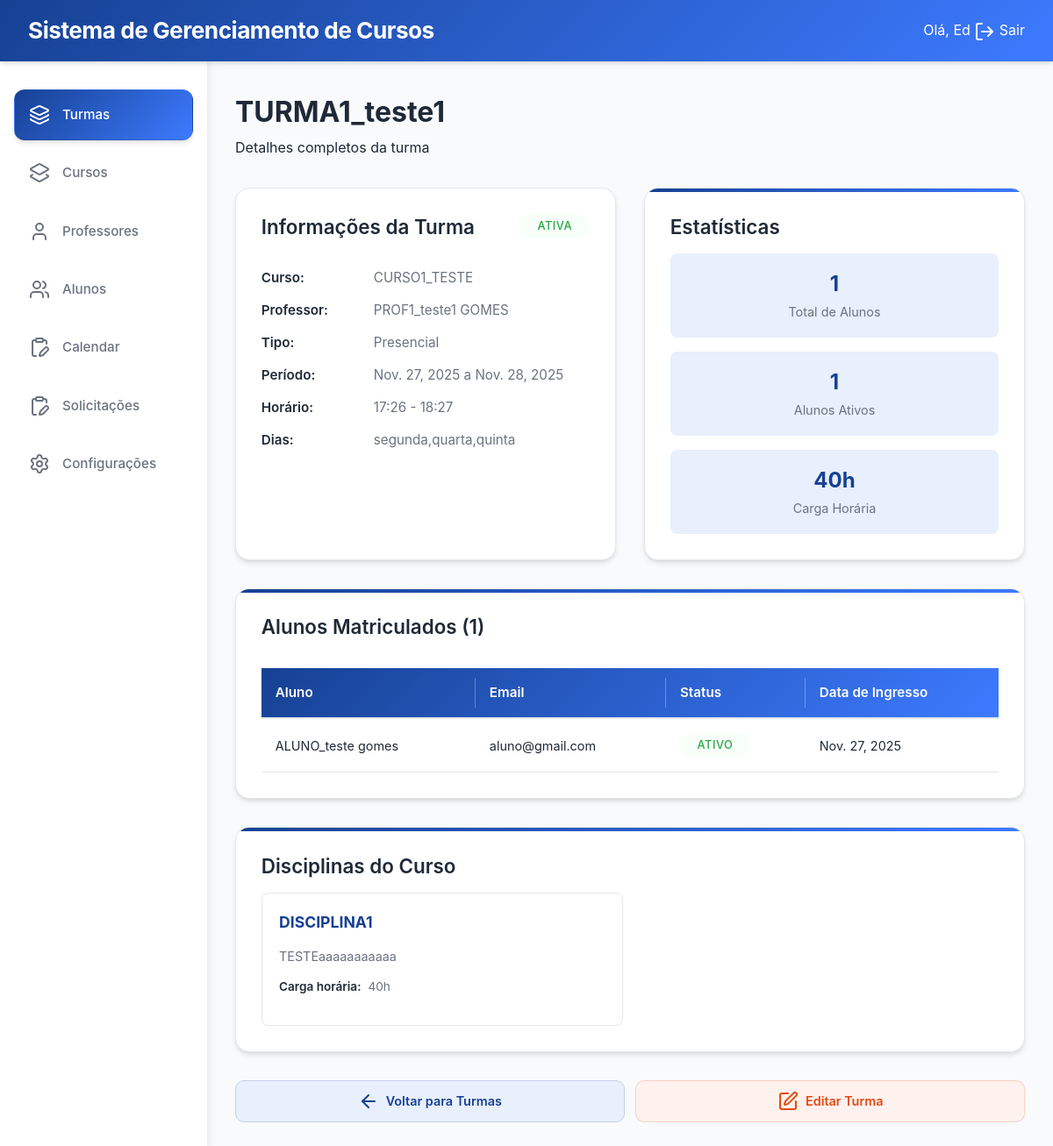
The app's page /secretaria/turmas/1/detail/ (signed in) with its own data.
### login/models.py (models this page shows, shortened)
class Usuario(AbstractUser):
    TIPO_USUARIO = [
        ('aluno', 'Aluno'),
        ('professor', 'Professor'),
        ('secretaria', 'Secretaria'),
    ]
    usuario_id = models.AutoField(primary_key=True)
    nome = models.CharField('Nome', max_length=100, blank=True, null=True)
    sobrenome = models.CharField('Sobrenome', max_length=100, blank=True, null=True)
    email = models.EmailField('E-mail', unique=True, default=None)
    data_nascimento = models.DateField('Data de Nascimento', blank=True, null=True)
    contato = models.CharField(max_length=20, unique=True, blank=True, null=True)
    cpf = models.CharField(max_length=14, unique=True, blank=True, null=True)
    endereco = models.TextField('Endereço', blank=True, null=True)
    tipo = models.CharField(max_length=10, choices=TIPO_USUARIO)
    USERNAME_FIELD = 'email'
    REQUIRED_FIELDS = ['nome','sobrenome','cpf', 'tipo', 'username' ]
    class Meta:
        db_table = 'Usuario'

class Professor(models.Model):
    professor_id = models.AutoField(primary_key=True)
    usuario = models.OneToOneField(Usuario, on_delete=models.CASCADE)
    salario = models.DecimalField(max_digits=10, decimal_places=2)
    status = models.BooleanField(default=True)
    class Meta:
        db_table = 'Professor'

class Aluno(models.Model):
    aluno_id = models.AutoField(primary_key=True)
    usuario = models.OneToOneField(Usuario, on_delete=models.CASCADE)
    class Meta:
        db_table = 'Aluno'

### cursos/models.py (models this page shows, shortened)
class Turma(models.Model):
    TIPO_AULA = [
        ('presencial', 'Presencial'),
        ('semi', 'Semi-presencial'),
        ('ead', 'EAD'),
    ]
    turma_id = models.AutoField(primary_key=True)
    nome = models.CharField(max_length=100, null=True, blank=True)
    curso = models.ForeignKey(Curso, on_delete=models.CASCADE)
    professor = models.ForeignKey('login.professor', on_delete=models.SET_NULL,  # Ou models.SET_DEFAULT
        null=True,                  # Permite NULL
        blank=True,
        default=None)
    data_inicio = models.DateField()
    data_fim = models.DateField( null=True, blank=True)
    dias_semana = models.CharField(max_length=50)
    entrada_horas = models.CharField(max_length=100, null=True, blank=True)
    saida_horas = models.CharField(max_length=100, null=True, blank=True)
    tipo = models.CharField(max_length=10, choices=TIPO_AULA)
    status = models.BooleanField(default=True)
    class Meta:
        db_table = 'Turma'

class Curso(models.Model):
    nome = models.CharField(max_length=150, unique=True, verbose_name="Nome do Curso", default="Sem Nome")
    descricao = models.TextField(blank=True, verbose_name="Descrição")
    carga_horaria = models.PositiveIntegerField(verbose_name="Carga Horária (h)", default=40)
    ativo = models.BooleanField(default=True, verbose_name="Ativo")
    disciplinas = models.ManyToManyField('Disciplina', through='GradeCurricular', blank=True, related_name='cursos')
    class Meta:
        verbose_name = "curso"
        verbose_name_plural = "cursos"
        ordering = ["nome"]

class Matricula(models.Model):
    matricula_id = models.AutoField(primary_key=True)
    aluno = models.ForeignKey('login.aluno', on_delete=models.CASCADE)
    turma = models.ForeignKey(Turma, on_delete=models.CASCADE)
    data_ingresso = models.DateField(auto_now_add=True)
    status_matricula = models.BooleanField(default=True)
    class Meta:
        db_table = 'Matricula'
        unique_together = ['aluno', 'turma']

class Disciplina(models.Model):
    nome = models.CharField(max_length=150, verbose_name="Nome da Disciplina", default="Sem Nome")
    descricao = models.TextField(blank=True, verbose_name="Descrição")
    carga_horaria = models.PositiveIntegerField(verbose_name="Carga Horária (h)", default=40)

### secretaria/views.py (the view)
# urls.py: path('turmas/<int:pk>/detail/', TurmaDetailView.as_view(), name='turmaDetail'),
@method_decorator(secretaria_required, name='dispatch')
class TurmaDetailView(DetailView):
    model = Turma
    template_name = "secretaria/turmaDetail.html"
    context_object_name = "turma"
    def get_context_data(self, **kwargs):
        context = super().get_context_data(**kwargs)
        turma = self.object
        context['total_alunos'] = turma.matricula_set.count()
        context['alunos_ativos'] = turma.matricula_set.filter(status_matricula=True).count()
        context['percentual_ativos'] = round((context['alunos_ativos'] / context['total_alunos'] * 100) if context['total_alunos'] > 0 else 0, 1)
        return context

### secretaria/templates/secretaria/turmaDetail.html (shortened to what this page needs)
{% extends 'secretaria/Abase.html' %}
{% load static %}
{% block content %}
<div class="content-header">
    <h1>{{ turma.nome }}</h1>
    <p class="text-muted">Detalhes completos da turma</p>
</div>
<div class="detail-grid">
    <div class="card">
        <div class="card-header">
            <h2>Informações da Turma</h2>
            <span class="status-badge {% if turma.status %}status-active{% else %}status-inactive{% endif %}">
                {{ turma.status|yesno:"Ativa,Inativa" }}
            </span>
        </div>
        <div class="card-info">
            <p><strong>Curso:</strong> {{ turma.curso.nome }}</p>
            <p><strong>Professor:</strong>
                {% if turma.professor %}
                    {{ turma.professor.usuario.nome }} {{ turma.professor.usuario.sobrenome }}
                {% else %}
                    <span class="text-muted">Não atribuído</span>
                {% endif %}
            </p>
            <p><strong>Tipo:</strong> {{ turma.get_tipo_display }}</p>
            <p><strong>Período:</strong> {{ turma.data_inicio }} a {{ turma.data_fim|default:"-" }}</p>
            <p><strong>Horário:</strong> {{ turma.entrada_horas }} - {{ turma.saida_horas }}</p>
            <p><strong>Dias:</strong> {{ turma.dias_semana }}</p>
        </div>
    </div>
    <div class="card">
        <h2>Estatísticas</h2>
        <div class="stats-grid">
            <div class="stat-item">
                <span class="stat-value">{{ total_alunos }}</span>
                <span class="stat-label">Total de Alunos</span>
            </div>
            <div class="stat-item">
                <span class="stat-value">{{ alunos_ativos }}</span>
                <span class="stat-label">Alunos Ativos</span>
            </div>
            <div class="stat-item">
                <span class="stat-value">{{ turma.curso.carga_horaria }}h</span>
                <span class="stat-label">Carga Horária</span>
            </div>
        </div>
    </div>
    <div class="card detail-full">
        <div class="card-header">
            <h2>Alunos Matriculados ({{ total_alunos }})</h2>
        </div>
        {% if turma.matricula_set.all %}
        <div style="overflow-x: auto;">
            <table style="width: 100%; border-collapse: collapse;">
                <thead>
                    <tr style="border-bottom: 2px solid var(--cinza-borda);">
                        <th style="padding: 1rem; text-align: left;">Aluno</th>
                        <th style="padding: 1rem; text-align: left;">Email</th>
                        <th style="padding: 1rem; text-align: left;">Status</th>
                        <th style="padding: 1rem; text-align: left;">Data de Ingresso</th>
                    </tr>
                </thead>
                <tbody>
                    {% for matricula in turma.matricula_set.all %}
                    <tr style="border-bottom: 1px solid var(--cinza-borda);">
                        <td style="padding: 1rem;">
                            {{ matricula.aluno.usuario.nome }} {{ matricula.aluno.usuario.sobrenome }}
                        </td>
                        <td style="padding: 1rem;">{{ matricula.aluno.usuario.email }}</td>
                        <td style="padding: 1rem;">
                            <span class="status-badge {% if matricula.status_matricula %}status-active{% else %}status-inactive{% endif %}">
                                {{ matricula.status_matricula|yesno:"Ativo,Inativo" }}
                            </span>
                        </td>
                        <td style="padding: 1rem;">{{ matricula.data_ingresso }}</td>
                    </tr>
                    {% endfor %}
                </tbody>
            </table>
        </div>
        {% else %}
        <div class="no-data">
            <p>Nenhum aluno matriculado nesta turma</p>
        </div>
        {% endif %}
    </div>
    <div class="card detail-full">
        <h2>Disciplinas do Curso</h2>
        {% if turma.curso.disciplinas.all %}
        <div class="disciplinas-grid">
            {% for disciplina in turma.curso.disciplinas.all %}
            <div class="disciplina-card">
                <h3 style="font-size: 1.1rem; margin-bottom: 0.8rem; color: var(--azul);">
                    {{ disciplina.nome }}
                </h3>
                <p style="font-size: 0.9rem; color: var(--cinza-claro); margin-bottom: 0.8rem;">
                    {{ disciplina.descricao|default:"Sem descrição" }}
                </p>
                <p style="font-size: 0.85rem; color: var(--cinza-claro);">
                    <strong>Carga horária:</strong> {{ disciplina.carga_horaria }}h
                </p>
            </div>
            {% endfor %}
        </div>
        {% else %}
        <div class="no-data">
            <p>Nenhuma disciplina cadastrada para este curso</p>
        </div>
        {% endif %}
    </div>
</div>
<div class="card-actions">
    <a href="{% url 'secretaria:turmaList' %}" class="btn btn-style3">
        <i data-lucide="arrow-left"></i>
        Voltar para Turmas
    </a>
    <a href="{% url 'secretaria:turmaUpdate' turma.turma_id %}" class="btn btn-style2">
        <i data-lucide="edit"></i>
        Editar Turma
    </a>
</div>
{% endblock %}

### gerenciamento_cursos/templates/partials/header.html
<header class="topbar">
    <div class="sidebar-logo">
        <h3>Sistema de Gerenciamento de Cursos</h3>
    </div>
    <div class="header-actions">
        <span class="user-welcome">Olá, {{ request.user.first_name|default:request.user.username }}</span>
        <a href="{% url 'logout' %}" class="logout-btn" onclick="return confirm('Tem certeza que deseja sair?');">
            <i data-lucide="log-out"></i>
            Sair
        </a>
    </div>
</header>

### secretaria/static/css/style.css (style rules this page uses)
:root { --azul: #164193; --azul-claro: #3D7AFF; --azul-suave: #E8EFFD; --xanadu: #C4D0E9; --laranja: #E7490F; --laranja-escuro: #e7490f33; --laranja-suave: #FFF2EE; --cinza: #3C3C3C; --cinza-claro: #6B7280; --cinza-borda: #E5E7EB; --bg-claro: #F8FAFC; --bg-card: #FFFFFF; --preto: #1F2937; --branco: #FFFFFF; --sombra: 0 4px 6px -1px rgba(0, 0, 0, 0.1), 0 2px 4px -1px rgba(0, 0, 0, 0.06); --sombra-hover: 0 20px 25px -5px rgba(0, 0, 0, 0.1), 0 10px 10px -5px rgba(0, 0, 0, 0.04); }
* { margin: 0; padding: 0; box-sizing: border-box; }
body { font-family: 'Inter', 'Poppins', sans-serif; background-color: var(--bg-claro); color: var(--preto); line-height: 1.6; }
a { text-decoration: none; color: inherit; }
svg { min-width: 20px; min-height: 20px; vertical-align: middle; }
.topbar { height: 70px; padding: 0 2rem; background: linear-gradient(135deg, var(--azul) 0%, var(--azul-claro) 100%); color: var(--branco); display: flex; justify-content: space-between; align-items: center; box-shadow: var(--sombra); position: relative; z-index: 100; }
.sidebar-logo { font-size: 1.4rem; font-weight: 700; letter-spacing: -0.5px; }
.btn-style2 { display: inline-flex; justify-content: center; align-items: center; background: var(--laranja-suave); color: var(--laranja); border: 1px solid var(--laranja-escuro); text-decoration: none; font-weight: 500; font-size: 0.9rem; transition: all 0.4s ease, background 0.5s ease; }
.btn-style3 { display: flex; flex-direction: row; width: 13rem; background: var(--azul-suave); color: var(--azul); border: 1px solid var(--xanadu); text-decoration: none; font-weight: 500; font-size: 0.9rem; transition: all 0.4s ease, background 0.5s ease; }
.btn { display: inline-flex; align-items: center; justify-content: center; gap: 0.5rem; padding: 0.6rem 1.2rem; border-radius: 8px; font-size: 0.9rem; font-weight: 600; cursor: pointer; transition: all 0.3s ease; }
.content-header { text-align: start; margin-bottom: 2rem; }
.content-header h1 { font-size: 2rem; font-weight: 700; color: var(--preto); margin-bottom: 0.2rem; }
.card { padding: 1.8rem; background: var(--bg-card); border-radius: 16px; border: 1px solid var(--cinza-borda); box-shadow: var(--sombra); transition: all 0.5s ease; position: relative; overflow: hidden; }
.card:not(:first-child)::before { content: ''; position: absolute; top: 0; left: 0; right: 0; height: 4px; background: linear-gradient(135deg, var(--azul) 0%, var(--azul-claro) 100%); }
.card h2 { font-size: 1.4rem; font-weight: 600; color: var(--preto); margin-bottom: 1rem; line-height: 1.3; }
.card p { color: var(--cinza-claro); margin-bottom: 0.8rem; font-size: 0.95rem; display: flex; align-items: center; gap: 0.5rem; }
.card p strong { color: var(--preto); font-weight: 600; }
.card-actions { margin-top: 1.5rem; display: flex; gap: 0.8rem; }
.card-actions .btn { padding: 0.7rem 1.2rem; border-radius: 10px; display: flex; flex: 1; justify-content: center; align-items: center; gap: 0.5rem; cursor: pointer; }
.card-actions .btn svg { min-width: 18px; min-height: 18px; vertical-align: middle; }
.card-header { margin-bottom: 1rem; display: flex; justify-content: space-between; align-items: flex-start; }
.status-badge { padding: 0.4rem 0.8rem; border-radius: 20px; font-size: 0.8rem; font-weight: 600; text-transform: uppercase; letter-spacing: 0.5px; display: inline-block; text-align: center; min-width: 80px; }

### secretaria/static/css/lists.css (style rules this page uses)
table { width: 100%; border-collapse: collapse; background: var(--branco); }
table thead { background: linear-gradient(135deg, var(--azul) 0%, var(--azul-claro) 100%); }
table thead th { padding: 1.2rem 1rem; color: var(--branco); font-weight: 600; font-size: 0.95rem; text-align: left; border: none; position: relative; }
table thead th:not(:last-child)::after { content: ''; position: absolute; right: 0; top: 50%; transform: translateY(-50%); height: 60%; width: 1px; background: rgba(255, 255, 255, 0.3); }
table tbody tr { border-bottom: 1px solid var(--cinza-borda); transition: all 0.3s ease; }
table tbody tr:last-child { border-bottom: none; }
table tbody td { padding: 1.2rem 1rem; color: var(--preto); font-size: 0.9rem; border: none; }
.status-active { color: #28a745; font-weight: 500; padding: 4px 8px; background-color: #f8fff9; }

### records on screen
Usuario: user.first_name "Ed"
Turma: nome "TURMA1_teste1", status "ATIVA", curso.nome "CURSO1_TESTE", professor.usuario.nome "PROF1_teste1", professor.usuario.sobrenome "GOMES", tipo "Presencial", data_inicio "Nov. 27, 2025", data_fim "Nov. 28, 2025", entrada_horas "17:26", saida_horas "18:27", dias_semana "segunda,quarta,quinta", curso.carga_horaria "40"
Matricula: aluno.usuario.nome "ALUNO_teste", aluno.usuario.sobrenome "gomes", aluno.usuario.email "aluno@gmail.com", status_matricula "ATIVO", data_ingresso "Nov. 27, 2025"
Disciplina: nome "DISCIPLINA1", descricao "TESTEaaaaaaaaaaa", carga_horaria "40"

### other values on screen
{{ total_alunos }} "1"
{{ alunos_ativos }} "1"
